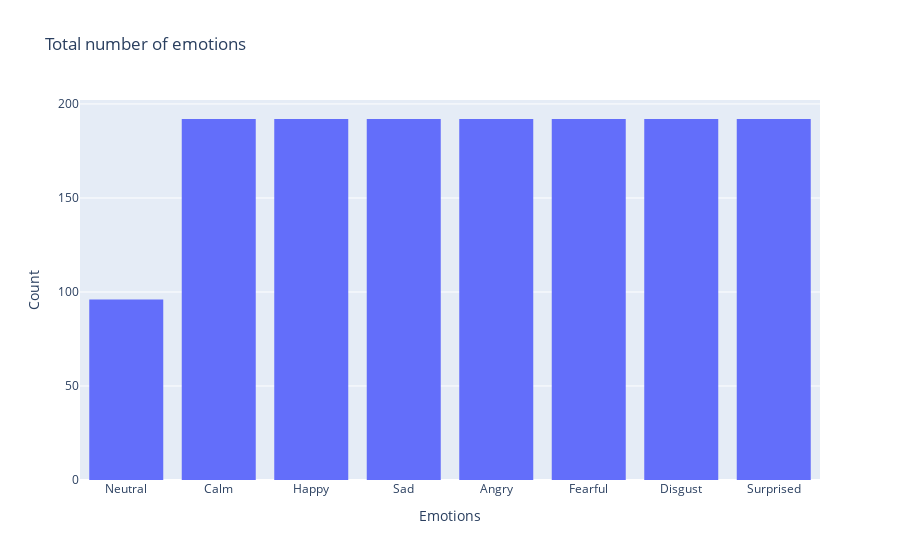

Notebook code for this chart:
### Code cell
from plotly import express as px
import plotly 

fig=px.histogram(Ravdess_df,x='Emotions',title='Total number of emotions')
fig.update_layout(xaxis_title='Emotions',yaxis_title='Count',showlegend=False)
#fig.update_traces(marker_color='steelblue')
fig.show()

### Figure 1 — Plotly figure (JSON) as saved in the notebook; plotly's stock layout.template omitted (floating-point values rounded to 4 significant figures; data arrays with more than 128 entries replaced by an {"elided": "..."} marker saying what was removed)
{"data": [{"alignmentgroup": "True", "bingroup": "x", "hovertemplate": "Emotions=%{x}<br>count=%{y}<extra></extra>", "legendgroup": "", "marker": {"color": "#636efa", "pattern": {"shape": ""}}, "name": "", "offsetgroup": "", "orientation": "v", "showlegend": false, "type": "histogram", "x": {"elided": "1440 str values"}, "xaxis": "x", "yaxis": "y"}], "layout": {"barmode": "relative", "legend": {"tracegroupgap": 0}, "showlegend": false, "title": {"text": "Total number of emotions"}, "xaxis": {"anchor": "y", "domain": [0, 1], "title": {"text": "Emotions"}}, "yaxis": {"anchor": "x", "domain": [0, 1], "title": {"text": "Count"}}}}
